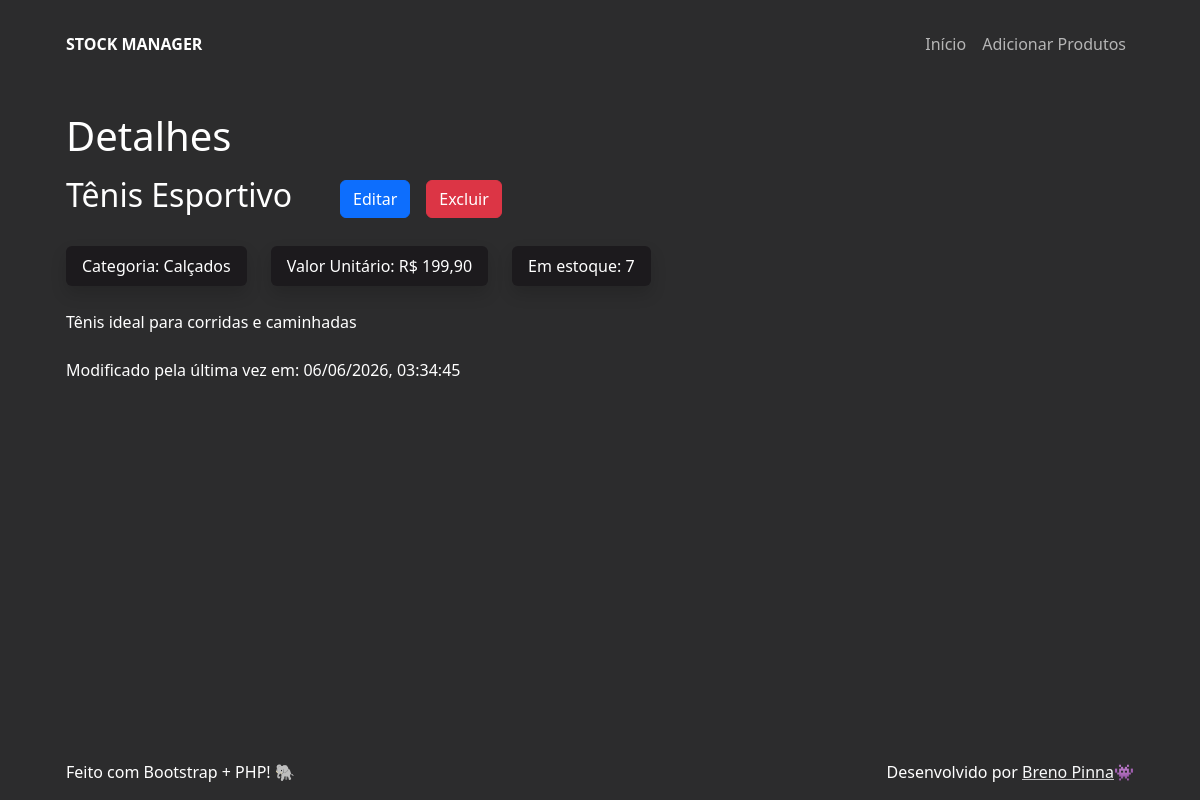
/details?id=3, run on the app's committed database.
### tables this page shows
CREATE TABLE products (
  id int NOT NULL AUTO_INCREMENT,
  name varchar(255) NOT NULL,
  quantity int NOT NULL,
  category varchar(255) NOT NULL,
  price decimal(10, 2) NOT NULL,
  description varchar(1000) NOT NULL,
  created_at timestamp DEFAULT CURRENT_TIMESTAMP,
  modified_at timestamp DEFAULT CURRENT_TIMESTAMP ON UPDATE CURRENT_TIMESTAMP,
  PRIMARY KEY (id)
);

### src/data/get_product_details.php (called while the page is built, shortened)
<?php
  function get_product_details(int $id){
    try {
      $con = connect();
      $sql = "SELECT * FROM products WHERE products.id = :id;";
      $stmt = $con->prepare($sql);
      $stmt->execute([
        ":id" => $id
      ]);
      $product_details = $stmt->fetch(PDO::FETCH_ASSOC);
      return $product_details;
    } catch (\Throwable $th) {
      return null;
    }
  }

### src/pages/details.php (the view, shortened to what this page needs)
<?php
  require_once __DIR__ . '/../data/get_product_details.php';
  require_once __DIR__ . '/../components/btn_update.php';
  require_once __DIR__ . '/../components/btn_delete.php';
  require_once __DIR__ . '/../components/tag.php';
  $id = $_GET['id'];
  $product = get_product_details($id);
  $currency_formatter = new NumberFormatter('pt_BR', NumberFormatter::CURRENCY);
  $name = htmlspecialchars($product['name']);
  $category = htmlspecialchars($product['category']);
  $price = numfmt_format_currency($currency_formatter, $product['price'], "BRL");
  $description = htmlspecialchars($product['description']);
  $modified_at = (new DateTime($product['modified_at']))->format("d/m/Y, H:i:s");
  $quantity = $product['quantity'];
  $btn_update = btn_update($id);
  $btn_delete = btn_delete($id, $name);
  $tags = [
    tag("Categoria: " . $category),
    tag("Valor Unitário: " . $price),
    tag("Em estoque: " . $quantity)
  ];
?>
<div class="d-flex align-items-center flex-wrap column-gap-5">
  <h2 class="fw-light"><?= $product['name'] ?></h2>
  <div class="d-flex gap-3">
    <?= $btn_update ?>
    <?= $btn_delete ?>
  </div>
</div>
<div class="d-flex gap-4 mt-4 flex-wrap">
  <?php foreach ($tags as $tag): ?>
    <?= $tag ?>
  <?php endforeach; ?>
</div>
<p class="mt-4"><?= $description ?></p>
<p class="mt-4">Modificado pela última vez em: <?= $modified_at ?></p>

### assets/theme.css (style rules this page uses)
:root { --overwrite-primary-color: #2c2c2d; --overwrite-secondary-color: #1c1a1d; }
.bg-primary { background-color: var(--overwrite-primary-color) !important; }

### data on the page
products: name "Tênis Esportivo", description "Tênis ideal para corridas e caminhadas", modified_at "06/06/2026, 03:34:45"

### other printed values
$text "Categoria: Calçados"
$text "Valor Unitário: R$ 199,90"
$text "Em estoque: 7"
